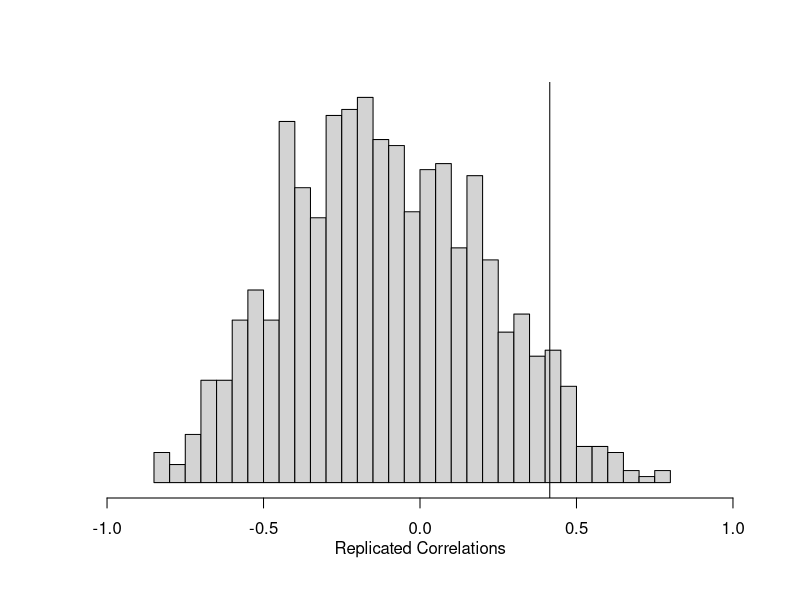
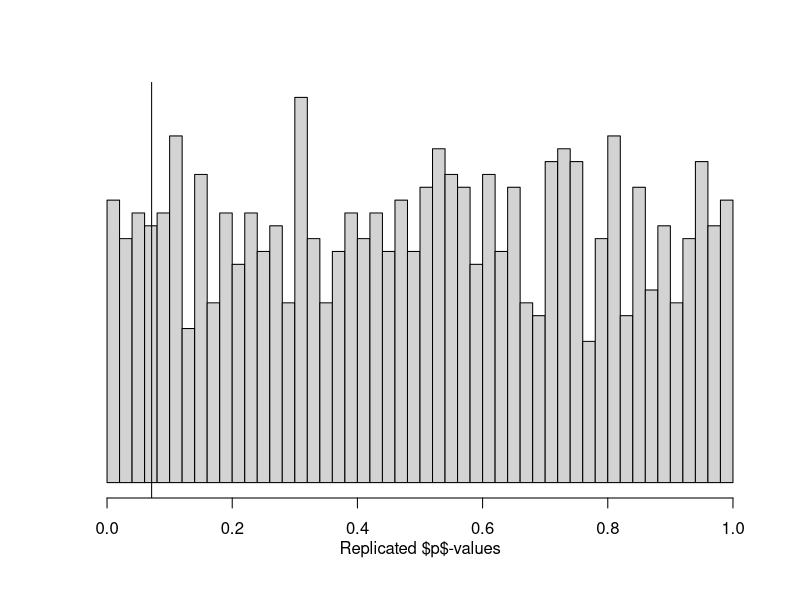
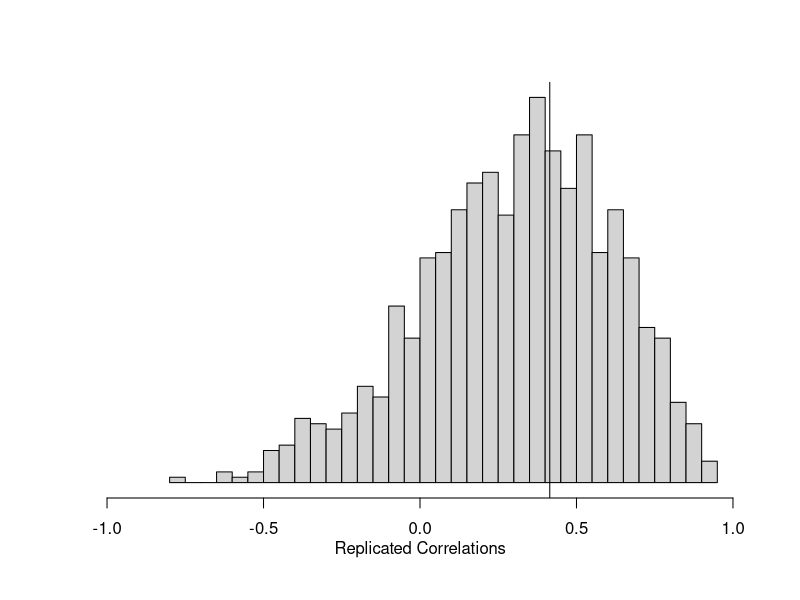
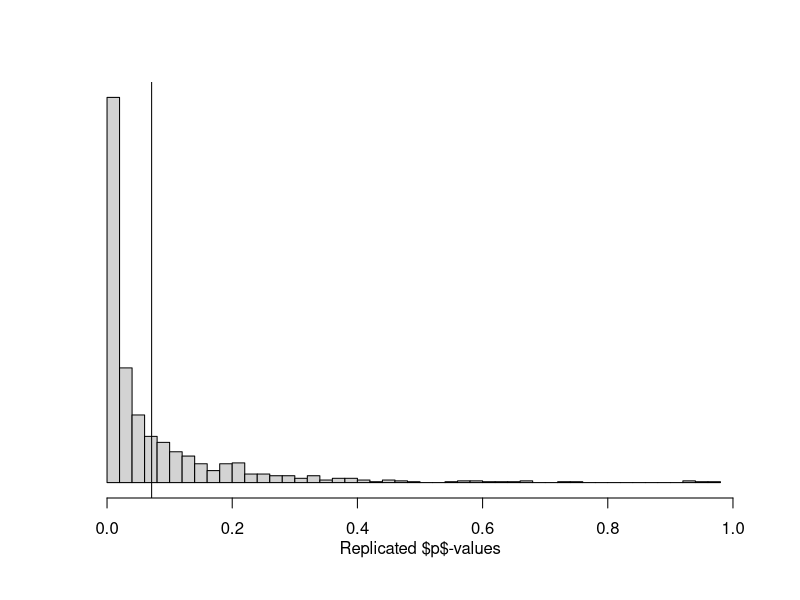
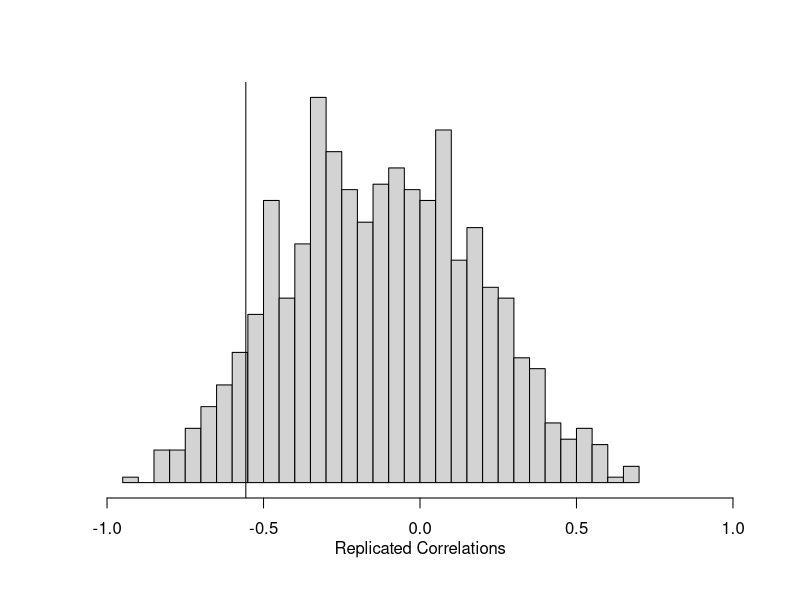
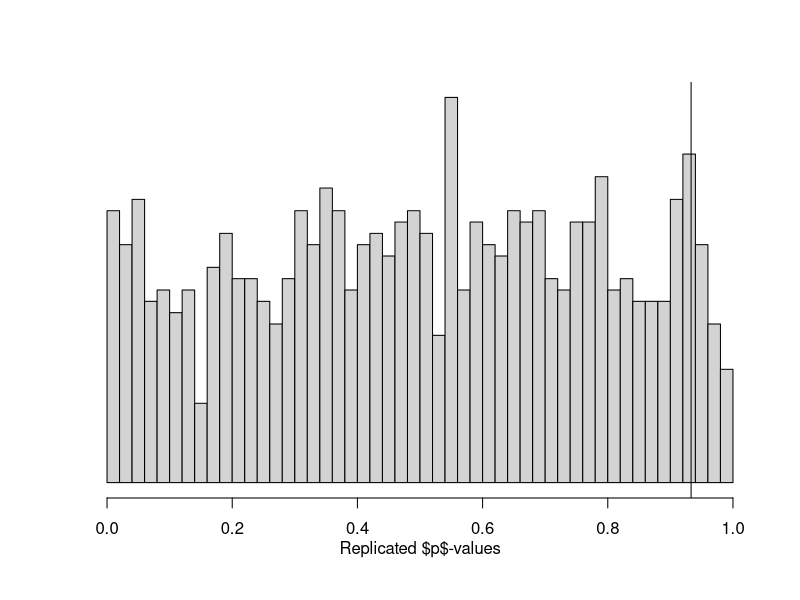
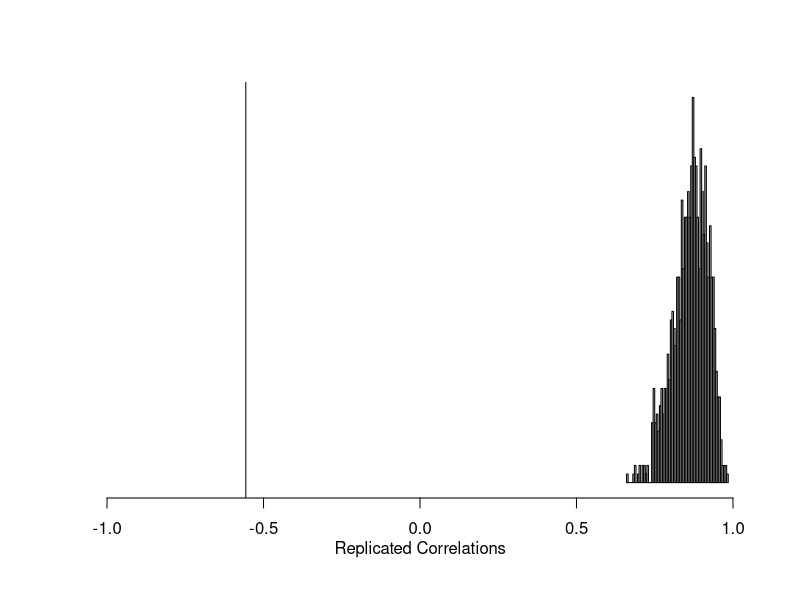
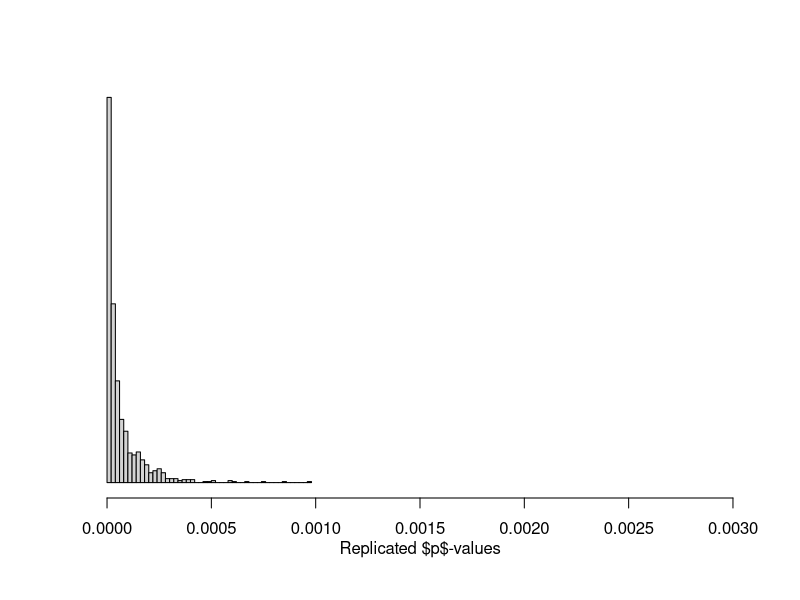

Source code (R) for these figures, in order:
## after building a bayesian model, it is very important to test the sensitivity of the model
## and figure the potential limitation of given model in interpreting the data.

# this scirpts means to calculate

#there are total four models:
## check : (1) independent poisson distribution, (2) there is no time trend

set.seed(100)
t <- 1976:1985
acc <- c(24,25,31,31,22,21,26,20,16,22)
y.cor <- cor(acc[-1],acc[-10])
y.p <- summary(lm(acc~t))$coef[8]

theta <- rgamma(1000,sum(acc)+1, rate =10)
cor.rep <- numeric(1000)
p.rep <- numeric(1000)
for( i in 1:1000){
    y <- rpois(10, theta[i])
    cor.rep[i]<- cor(y[-1],y[-10])
    p.rep[i] <- summary(lm(y~t))$coef[8]
}
mean(y.cor<= cor.rep)
hist(cor.rep, breaks =50, prob = T, xlim= c(-1,1), yaxt ="n", ylab = NULL, main = NULL, ann =F)
abline(v=y.cor)
mtext(side =1, text = "Replicated Correlations", line =2)

mean(y.p >= p.rep)
hist(p.rep, breaks =50, prob = T, xlim= c(0,1), yaxt ="n", ylab = NULL, main = NULL, ann =F)
abline(v=y.p)
mtext(side =1, text = "Replicated $p$-values", line =2)


## model 2
death <- c(734,516,754,877,814,362,764,809,223,1066)
death.rate <- c(.19,.12,.15,.16,.14,.06,.13,.13,.03,.15)
x <- death/death.rate*10^8


y.cor <- cor(acc[-1],acc[-10])
y.p <- summary(lm(acc~t))$coef[8]
theta <- rgamma(1000, 238, rate =sum(x))
for ( i in 1:1000){
    y <- rpois(10, theta[i]*x)
    cor.rep[i]<- cor(y[-1],y[-10])
    p.rep[i] <- summary(lm(y~t))$coef[8]
}

mean(y.cor<= cor.rep)
hist(cor.rep, breaks =50, prob = T, xlim= c(-1,1), yaxt ="n", ylab = NULL, main = NULL, ann =F)
abline(v=y.cor)
mtext(side =1, text = "Replicated Correlations", line =2)

mean(y.p >= p.rep)
hist(p.rep, breaks =50, prob = T, xlim= c(0,1), yaxt ="n", ylab = NULL, main = NULL, ann =F)
abline(v=y.p)
mtext(side =1, text = "Replicated $p$-values", line =2)




### consider death as response
#model 3

y.cor <- cor(death[-1],death[-10])
y.p <- summary(lm(death~t))$coef[8]

theta <- rgamma(1000,sum(death), rate =10)
cor.rep <- numeric(1000)
p.rep <- numeric(1000)
for( i in 1:1000){
    y <- rpois(10, theta[i])
    cor.rep[i]<- cor(y[-1],y[-10])
    p.rep[i] <- summary(lm(y~t))$coef[8]
}
mean(y.cor<= cor.rep)
hist(cor.rep, breaks =50, prob = T, xlim= c(-1,1), yaxt ="n", ylab = NULL, main = NULL, ann =F)
abline(v=y.cor)
mtext(side =1, text = "Replicated Correlations", line =2)

mean(y.p >= p.rep)
hist(p.rep, breaks =50, prob = T, xlim= c(0,1), yaxt ="n", ylab = NULL, main = NULL, ann =F)
abline(v=y.p)
mtext(side =1, text = "Replicated $p$-values", line =2)



## model 4
theta <- rgamma(1000,sum(death), rate =sum(x))
cor.rep <- numeric(1000)
p.rep <- numeric(1000)
for( i in 1:1000){
    y <- rpois(10, theta[i]*x)
    cor.rep[i]<- cor(y[-1],y[-10])
    p.rep[i] <- summary(lm(y~t))$coef[8]
}
mean(y.cor<= cor.rep)
hist(cor.rep, breaks =50, prob = T, xlim= c(-1,1), yaxt ="n", ylab = NULL, main = NULL, ann =F)
abline(v=y.cor)
mtext(side =1, text = "Replicated Correlations", line =2)

mean(y.p >= p.rep)
hist(p.rep, breaks =50, prob = T, xlim= c(0,0.003), yaxt ="n", ylab = NULL, main = NULL, ann =F)
abline(v=y.p)
mtext(side =1, text = "Replicated $p$-values", line =2)
